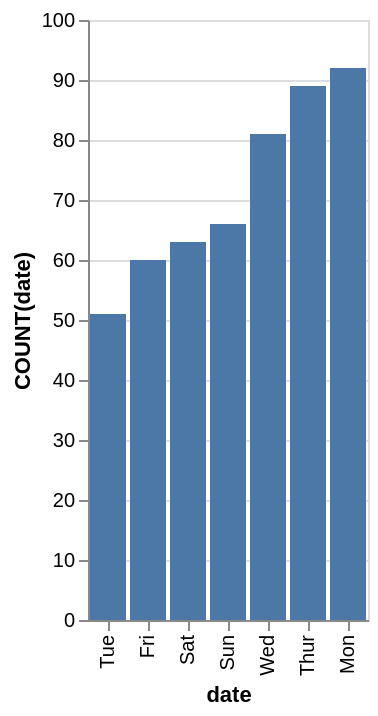

Here is the Vega-Lite specification saved for this chart:
### Vega-Lite specification from a JSON file in a GitHub repository (floating-point values rounded to 4 significant figures)
{"data": {"values": [{"x_data": "Tue", "y_data": 51}, {"x_data": "Fri", "y_data": 60}, {"x_data": "Sat", "y_data": 63}, {"x_data": "Sun", "y_data": 66}, {"x_data": "Wed", "y_data": 81}, {"x_data": "Thur", "y_data": 89}, {"x_data": "Mon", "y_data": 92}]}, "mark": "bar", "encoding": {"x": {"field": "x_data", "type": "nominal", "title": "date", "sort": {"op": "sum", "field": "y_data", "order": "ascending"}}, "y": {"field": "y_data", "type": "quantitative", "title": "COUNT(date)"}}}
